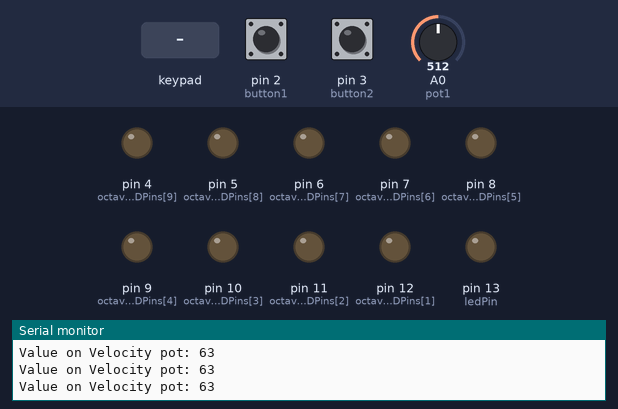
Bench run of a sketch on a simulated Arduino Uno, built with avr-gcc and run on an emulated ATmega328P. Parts: output pins drawn as LEDs (lit = HIGH), the last lines printed to the serial monitor. Dashed ring = blinking. The test bench sets the inputs (shaded band); at power-on: pin 2 (button1) LOW, pin 3 (button2) LOW, A0 (pot1) = 512. MIDI output is not drawn.

Above: at 1.2 s.
1.3 s: key '0' pressed
At 1.48 s:
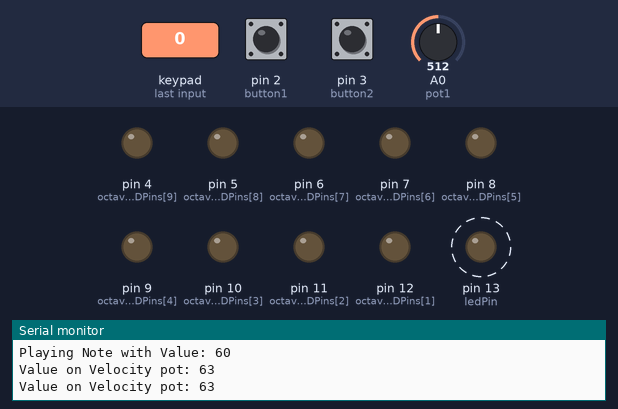
3.1 s: pin 2 (button1) pulled HIGH for 0.15 s
At 4.0 s:
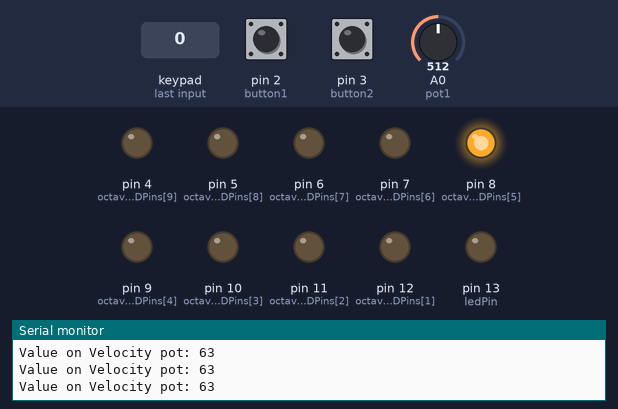
4.7 s: keypad keys 1 2 3 4 pressed 0.4 s apart
At 4.9 s:
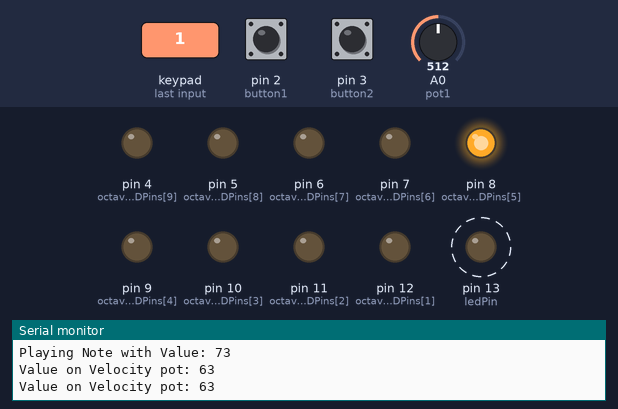
7.8 s: pin 2 (button1) pulled HIGH for 1 s
At 8.8 s:
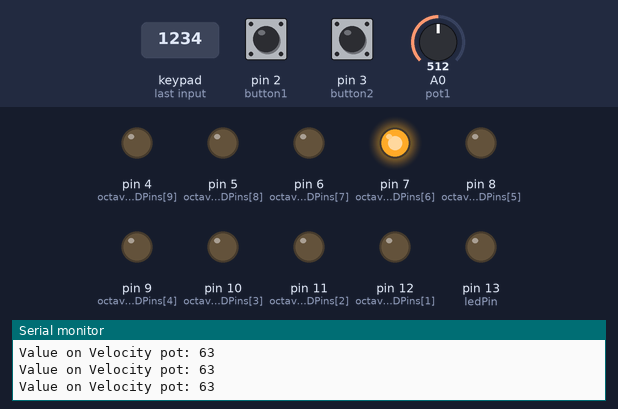
10.3 s: key '1' pressed
At 10.5 s:
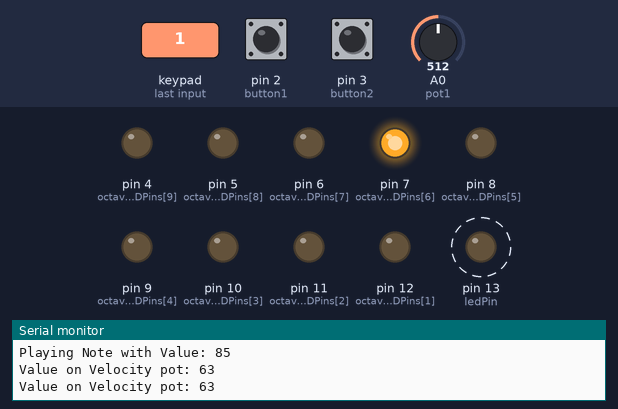
12.1 s: pin 2 (button1) pulled HIGH for 0.15 s
At 12.7 s:
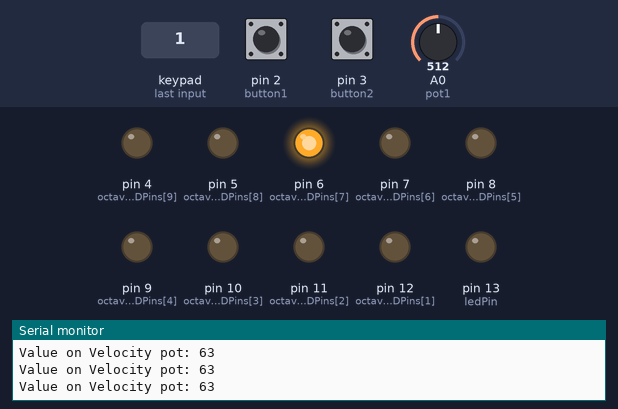
Timing chart, 0 to 14.7 s (numbered marks = the images above; inputs shaded):
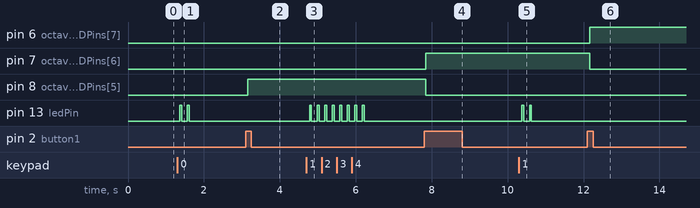

Measured:
- after the input at 1.3 s, pin 13 (ledPin): alternates HIGH for 0.05 s and LOW for 0.15 s, 4 changes in all, then stays LOW, starting after 0.06 s
- after the input at 3.1 s, pin 8 (octaveLEDPins[5]): LOW → HIGH after 0.05 s
- after the input at 4.7 s, pin 13 (ledPin): alternates HIGH for 0.05 s and LOW for 0.15 s, 16 changes in all, then stays LOW, starting after 0.08 s
- after the input at 7.8 s, pin 7 (octaveLEDPins[6]): LOW → HIGH after 0.05 s; pin 8 (octaveLEDPins[5]): HIGH → LOW after 0.05 s
- after the input at 10.3 s, pin 13 (ledPin): alternates HIGH for 0.05 s and LOW for 0.15 s, 4 changes in all, then stays LOW, starting after 0.08 s
- after the input at 12.1 s, pin 6 (octaveLEDPins[7]): LOW → HIGH after 0.07 s; pin 7 (octaveLEDPins[6]): HIGH → LOW after 0.07 s

The sketch:

MIDI_Arduiboard.ino
```cpp
#include <Wire.h>
#include "Adafruit_MPR121.h"
#include <MIDI.h>
MIDI_CREATE_DEFAULT_INSTANCE();

Adafruit_MPR121 touchSensor = Adafruit_MPR121();

uint16_t touchVal = 0;
uint16_t lastTVal = 0;
int pot1 = A0;
int pot2 = A2;
int ledPin = 13;
int button1 = 2;
boolean bState1 = LOW;
int button2 = 3;
boolean bState2 = LOW;
int octaveLEDPins [10] = {13, 12, 11, 10, 9, 8, 7, 6, 5, 4};
int velocity = 0;
int octave = 0;
int midiNotes [12] = {60, 61, 62, 63, 64, 65, 66, 67, 68, 69, 70, 71};

void ShutOffOtherLEDs();
void blinkLED(int led = 0);
void DebugMessageFromAdafruit();
void ChangeOctave(int notes[12], int oct);
boolean DebounceButton(int bPin, boolean bState);


void setup()
{

  Serial.begin(9600);
  DebugMessageFromAdafruit();
  Serial.print("Octave value "); Serial.println(octave);
  MIDI.begin(MIDI_CHANNEL_OMNI);
  pinMode(button1, INPUT);
  pinMode(button2, INPUT);
  pinMode(ledPin, OUTPUT);

  for(int i = 0; i < 10; i++)
  {
    pinMode(octaveLEDPins[i], OUTPUT);
  }
}

void loop()
{
  touchVal = touchSensor.touched();
  velocity = map(analogRead(pot1), 0, 1023, 0, 127);
  //Serial.print("Touch value "); Serial.println(touchVal); //Debug Output
  Serial.print("Value on Velocity pot: "); Serial.println(velocity);
  //Serial.print("Value on pot 2: "); Serial.println(analogRead(pot2));


  if(DebounceButton(button2,bState2) == HIGH && bState2 == LOW)
  {
    Serial.println("BUTTON PUSHED!!!! WHOOO!!!");
    octave--;
    Serial.print("Octave value "); Serial.println(octave);
    ChangeOctave(midiNotes, octave);
    bState2 = HIGH;
  }
  else if(DebounceButton(button2,bState2) == LOW && bState2 == HIGH)
  {
    bState2 = LOW;
  }

  if(DebounceButton(button1,bState1) == HIGH && bState1 == LOW)
  {
    Serial.println("BUTTON PUSHED!!!! YEAH!!!");
    octave++;
    Serial.print("Octave value "); Serial.println(octave);
    ChangeOctave(midiNotes, octave);
    bState1 = HIGH;
  }
  else if(DebounceButton(button1,bState1) == LOW && bState1 == HIGH)
  {
    bState1 = LOW;
  }

  for(int i = 0; i < 12; i++)
  {
    if((bitRead(touchVal, i)) && !(bitRead(lastTVal, i)))
    {
      //Serial.print("Touched Pin Number "); Serial.println(i);
      Serial.print("Playing Note with Value: "); Serial.println(midiNotes[i]);
      MIDI.sendNoteOn(midiNotes[i], velocity, 1);
      blinkLED();

    }

    if(!(bitRead(touchVal, i)) && (bitRead(lastTVal, i)))
    {
      Serial.print("Released Pin Number "); Serial.println(i);
      MIDI.sendNoteOff(midiNotes[i], velocity, 1);
      Serial.print("Stop Playing Note with Value: "); Serial.println(midiNotes[i]);
      blinkLED();
    }
  }


  lastTVal = touchVal;
}

void blinkLED(int led = 0)
{
  if(led == 0)
  {
    digitalWrite(ledPin, HIGH);
    delay(50);
    digitalWrite(ledPin, LOW);
    return;
  }
}


void ChangeOctave(int notes[12], int oct)
{
  if(oct > 5 || oct < -5 || oct == 0)
  {
    if(oct == 0)
    {
      ShutOffOtherLEDs();
      return;
    }

    Serial.println("ERROR!!! ERROR!!! BLLELELELELE!!! OUT OF OCTAVE RANGE");
    return;
  }

  if(oct > 0)
  {
    for(int i = 0; i < 12; i++)
    {
      notes[i] += 12;
    }

    ShutOffOtherLEDs();
    digitalWrite(octaveLEDPins[oct+4], HIGH);
  }
  else if(oct < 0)
  {
    for(int i = 0; i < 12; i++)
    {
      notes[i] -= 12;
    }

    ShutOffOtherLEDs();
    digitalWrite(octaveLEDPins[oct+5], HIGH);
  }

}

boolean DebounceButton(int bPin, boolean bState)
{
  boolean currState = digitalRead(bPin);
  if(bState != currState)
  {
    delay(10);
    currState = digitalRead(bPin);
  }
  return currState;
}

void ShutOffOtherLEDs()
{
    for(int i = 0; i < 10; i++)
    {
      if(digitalRead(octaveLEDPins[i]) == HIGH)
        digitalWrite(octaveLEDPins[i], LOW);
    }
}

void DebugMessageFromAdafruit()
{
  Serial.println("Adafruit MPR121 Capacitive Touch sensor test");

  // Default address is 0x5A, if tied to 3.3V its 0x5B
  // If tied to SDA its 0x5C and if SCL then 0x5D
  if (!touchSensor.begin(0x5A))
  {
    Serial.println("MPR121 not found, check wiring?");
    while (1);
  }
  Serial.println("MPR121 found!");

}
```
